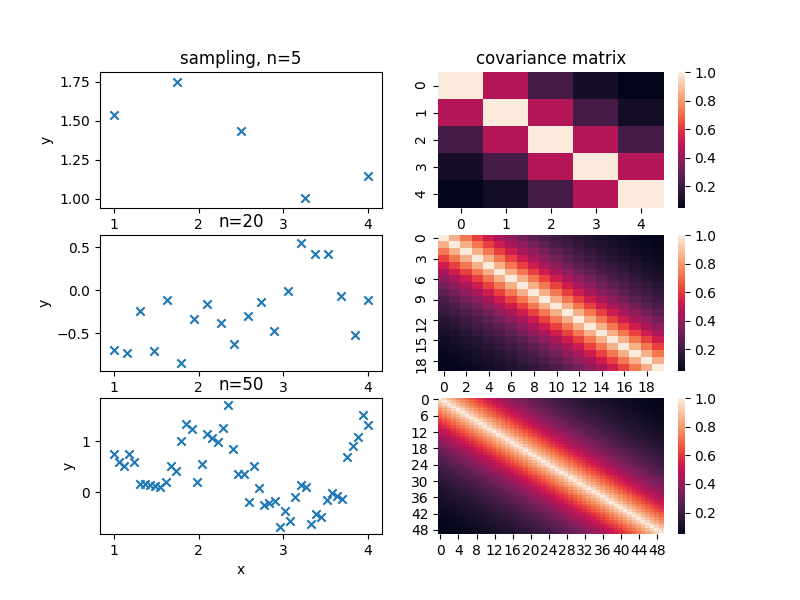

This figure's Python source:
### -*-coding:utf-8-*-
## 3.2.4 Sampling from Gaussian process

import numpy as np
import matplotlib.pyplot as plt
import seaborn as sns
from scipy import stats as st

# define kernel function (RBF)
def rbf(x, x_dash, theta1=1.0, theta2=1.0):
    return theta1 * np.exp(-1* np.sqrt((x-x_dash)**2)/theta2)

# set sampling point
N = [5,20,50] # as lists

# set drawing cambus
plt, ax = plt.subplots(len(N), 2, figsize=((8,6)))

# iteration for each sample number
for ind, n in enumerate(N):
    x = np.linspace(1,4,n)

    # covariance matrix K
    K = [[rbf(i,j) for i in x for j in x]]
    K = np.array(K).reshape(n,n)

    # sampling from n-D Gaussian distribution
    y = np.random.multivariate_normal(mean=np.zeros(len(x)), cov=K)

    ## draw
    ax[ind][0].scatter(x,y, marker='x')
    ax[ind][1] = sns.heatmap(K, ax=ax[ind][1])
    
    if ind==0:
        ax[ind][0].set_title("sampling, n={}".format(n))
        ax[ind][1].set_title("covariance matrix")
    else:
        ax[ind][0].set_title("n={}".format(n))
    if ind==len(N)-1:
        ax[ind][0].set_xlabel("x")
    ax[ind][0].set_ylabel("y")


plt.savefig("p068_3.2.4.png")

